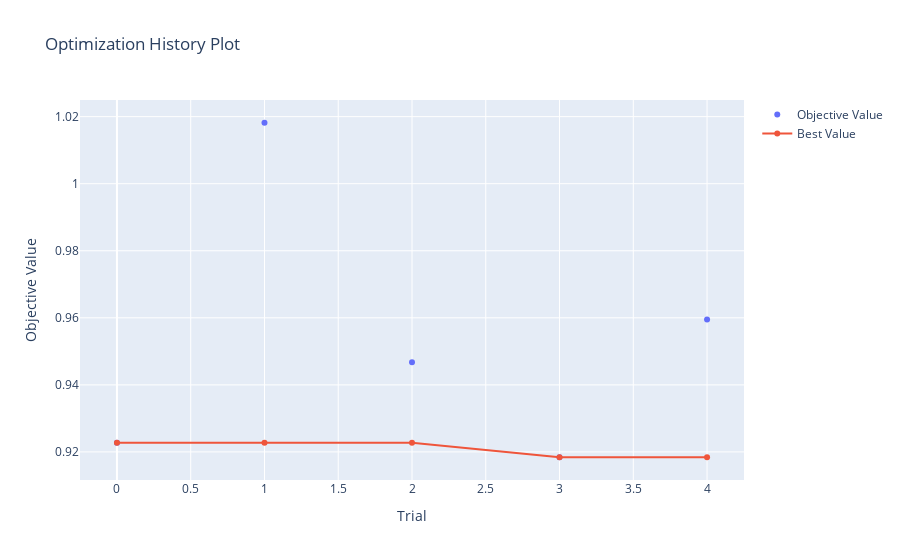
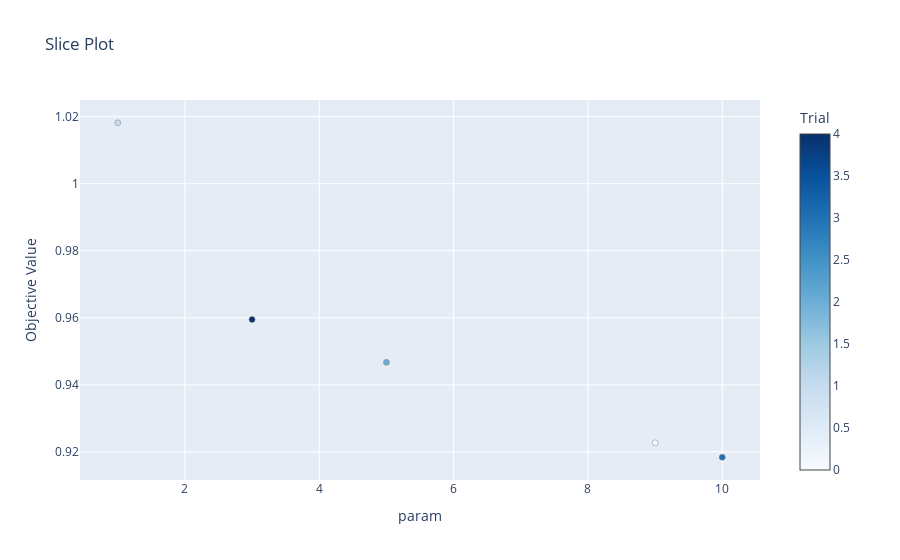

The cell these charts' notebook holds for them, in order:
### Markdown cell above
#### Optimize single method

### Code cell
# regional_method = "filter"
# regional_method = "trend"
regional_method = "constraints"
# regional_method = "eq_sources"

study = inv_utils.optimize_regional(
    n_trials=5,
    regional_method=regional_method,
    **kwargs)

# plot best results
inv_utils.plot_best_param(study, regional_method=regional_method, **kwargs)

### Figure 1 — Plotly figure (JSON) as saved in the notebook; plotly's stock layout.template omitted (floating-point values rounded to 4 significant figures)
{"data": [{"mode": "markers", "name": "Objective Value", "type": "scatter", "x": [0, 1, 2, 3, 4], "y": [0.9227, 1.018, 0.9467, 0.9184, 0.9595]}, {"name": "Best Value", "type": "scatter", "x": [0, 1, 2, 3, 4], "y": [0.9227, 0.9227, 0.9227, 0.9184, 0.9184]}], "layout": {"title": {"text": "Optimization History Plot"}, "xaxis": {"title": {"text": "Trial"}}, "yaxis": {"title": {"text": "Objective Value"}}}}

### Figure 2 — Plotly figure (JSON) as saved in the notebook; plotly's stock layout.template omitted (floating-point values rounded to 4 significant figures)
{"data": [{"marker": {"color": [0, 1, 2, 3, 4], "colorbar": {"title": {"text": "Trial"}, "x": 1, "xpad": 40}, "colorscale": [[0, "rgb(247,251,255)"], [0.125, "rgb(222,235,247)"], [0.25, "rgb(198,219,239)"], [0.375, "rgb(158,202,225)"], [0.5, "rgb(107,174,214)"], [0.625, "rgb(66,146,198)"], [0.75, "rgb(33,113,181)"], [0.875, "rgb(8,81,156)"], [1, "rgb(8,48,107)"]], "line": {"color": "Grey", "width": 0.5}}, "mode": "markers", "showlegend": false, "type": "scatter", "x": [9, 1, 5, 10, 3], "y": [0.9227, 1.018, 0.9467, 0.9184, 0.9595]}], "layout": {"title": {"text": "Slice Plot"}, "xaxis": {"title": {"text": "param"}}, "yaxis": {"title": {"text": "Objective Value"}}}}
